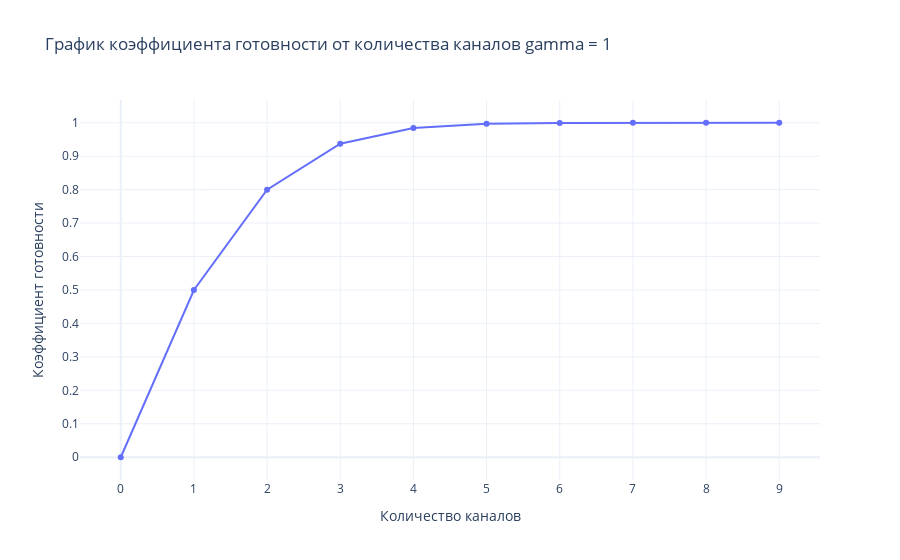

The notebook cell this image was saved under:
### Code cell
l2mu_coef31 = 1
chanels_series = pd.Series(np.arange(0, 10, 1))
# Гистограмма плотностей относительных частот разных распределений
fig = go.Figure()
fig.add_trace(
    go.Scatter(x=chanels_series,
           y=chanels_series.apply(readines_multiple, gamma_coef=1), name='Коэффициент готовности',
          )
)
fig.update_layout(
    title="График коэффициента готовности от количества каналов gamma = 1",
    xaxis_title="Количество каналов",
    yaxis_title="Коэффициент готовности",
    template="plotly_white",
    xaxis=dict(
        dtick=1  # шаг по оси X
    ),
    yaxis=dict(
        dtick=0.1  # шаг по оси Y
    ),
)
fig.show()

### Figure 1 — Plotly figure (JSON) as saved in the notebook; plotly's stock layout.template omitted (floating-point values rounded to 4 significant figures)
{"data": [{"name": "Коэффициент готовности", "type": "scatter", "x": [0, 1, 2, 3, 4, 5, 6, 7, 8, 9], "y": [0.0, 0.5, 0.8, 0.9375, 0.9846, 0.9969, 0.9995, 0.9999, 1.0, 1.0]}], "layout": {"title": {"text": "График коэффициента готовности от количества каналов gamma = 1"}, "xaxis": {"dtick": 1, "title": {"text": "Количество каналов"}}, "yaxis": {"dtick": 0.1, "title": {"text": "Коэффициент готовности"}}}}
